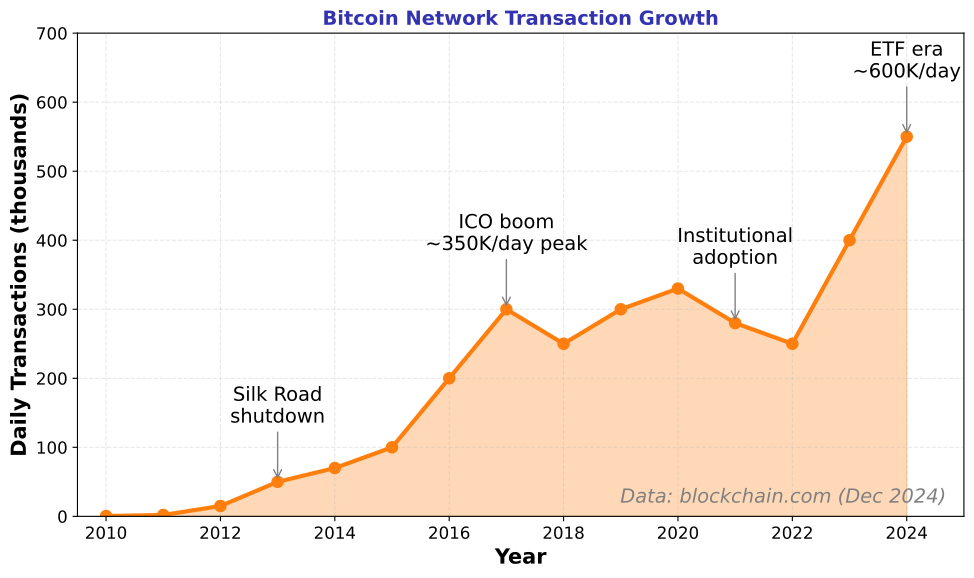

This chart was generated by the following Python code:
"""
Bitcoin Daily Transactions (2010-2024)
Real-world data visualization showing blockchain adoption growth
"""

import matplotlib.pyplot as plt
import numpy as np
from pathlib import Path

CHART_METADATA = {
    'title': 'Bitcoin Daily Transactions Growth',
    'url': 'https://github.com/Digital-AI-Finance/Blockchain_Crypto/tree/main/Module_A_Blockchain_Foundations/L01_What_is_Blockchain/charts/06_bitcoin_transactions'
}

plt.rcParams.update({
    'font.size': 14,
    'axes.labelsize': 14,
    'axes.titlesize': 16,
    'xtick.labelsize': 12,
    'ytick.labelsize': 12,
    'legend.fontsize': 12,
    'figure.figsize': (10, 6),
    'figure.dpi': 150
})

MLPURPLE = '#3333B2'
MLBLUE = '#0066CC'
MLORANGE = '#FF7F0E'
MLGREEN = '#2CA02C'
MLRED = '#D62728'

# Historical Bitcoin transaction data (approximated from blockchain.com data)
# Values represent average daily transactions in thousands
years = np.array([2010, 2011, 2012, 2013, 2014, 2015, 2016, 2017, 2018, 2019, 2020, 2021, 2022, 2023, 2024])
# Source: blockchain.com historical data (December average of each year)
transactions_k = np.array([0.5, 2, 15, 50, 70, 100, 200, 300, 250, 300, 330, 280, 250, 400, 550])

fig, ax = plt.subplots(figsize=(10, 6))

# Plot as area chart
ax.fill_between(years, transactions_k, alpha=0.3, color=MLORANGE)
ax.plot(years, transactions_k, color=MLORANGE, linewidth=3, marker='o', markersize=8)

# Key annotations
key_events = [
    (2013, 50, 'Silk Road\nshutdown'),
    (2017, 300, 'ICO boom\n~350K/day peak'),
    (2021, 280, 'Institutional\nadoption'),
    (2024, 550, 'ETF era\n~600K/day'),
]

for year, val, label in key_events:
    ax.annotate(label, xy=(year, val), xytext=(year, val + 80),
                fontsize=14, ha='center', va='bottom',
                arrowprops=dict(arrowstyle='->', color='gray', lw=1))

ax.set_xlabel('Year', fontsize=15, fontweight='bold')
ax.set_ylabel('Daily Transactions (thousands)', fontsize=15, fontweight='bold')
ax.set_title('Bitcoin Network Transaction Growth', fontsize=14, fontweight='bold', color=MLPURPLE)

ax.set_xlim(2009.5, 2025)
ax.set_ylim(0, 700)
ax.grid(True, alpha=0.3, linestyle='--')

# Add data source note
ax.text(0.98, 0.02, 'Data: blockchain.com (Dec 2024)', transform=ax.transAxes,
        fontsize=14, ha='right', va='bottom', color='gray', style='italic')

plt.tight_layout()

output_path = Path(__file__).parent / 'chart.pdf'
plt.savefig(output_path, bbox_inches='tight', dpi=300)
print(f"Chart saved to: {output_path.absolute()}")
plt.close()
